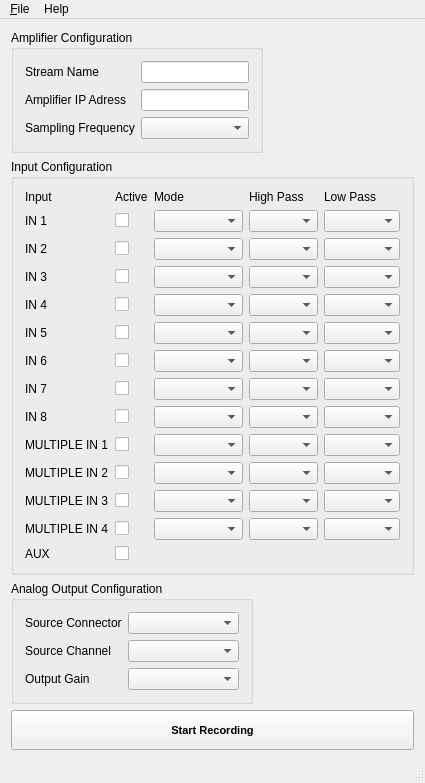
<?xml version="1.0" encoding="UTF-8"?>
<ui version="4.0">
 <class>MainWindow</class>
 <widget class="QMainWindow" name="MainWindow">
  <property name="geometry">
   <rect>
    <x>0</x>
    <y>0</y>
    <width>365</width>
    <height>704</height>
   </rect>
  </property>
  <property name="sizePolicy">
   <sizepolicy hsizetype="Preferred" vsizetype="Preferred">
    <horstretch>0</horstretch>
    <verstretch>0</verstretch>
   </sizepolicy>
  </property>
  <property name="minimumSize">
   <size>
    <width>0</width>
    <height>0</height>
   </size>
  </property>
  <property name="windowTitle">
   <string>LSL Streaming App</string>
  </property>
  <widget class="QWidget" name="centralWidget">
   <layout class="QFormLayout" name="formLayout_2">
    <item row="1" column="0" colspan="2">
     <widget class="QGroupBox" name="input_conf">
      <property name="sizePolicy">
       <sizepolicy hsizetype="Preferred" vsizetype="Preferred">
        <horstretch>0</horstretch>
        <verstretch>0</verstretch>
       </sizepolicy>
      </property>
      <property name="title">
       <string>Input Configuration</string>
      </property>
      <layout class="QGridLayout" name="gridLayout">
       <item row="2" column="2">
        <widget class="QComboBox" name="in1_mode">
         <property name="currentIndex">
          <number>-1</number>
         </property>
         <item>
          <property name="text">
           <string>Monopolar</string>
          </property>
         </item>
         <item>
          <property name="text">
           <string>Differential</string>
          </property>
         </item>
        </widget>
       </item>
       <item row="1" column="1">
        <widget class="QLabel" name="label_active">
         <property name="text">
          <string>Active</string>
         </property>
        </widget>
       </item>
       <item row="13" column="0">
        <widget class="QLabel" name="label_multin4">
         <property name="text">
          <string>MULTIPLE IN 4</string>
         </property>
        </widget>
       </item>
       <item row="12" column="1">
        <widget class="QCheckBox" name="multin3_active">
         <property name="text">
          <string/>
         </property>
         <property name="checkable">
          <bool>true</bool>
         </property>
        </widget>
       </item>
       <item row="7" column="4">
        <widget class="QComboBox" name="in6_lp">
         <property name="currentIndex">
          <number>-1</number>
         </property>
         <item>
          <property name="text">
           <string>130 Hz</string>
          </property>
         </item>
         <item>
          <property name="text">
           <string>500 Hz</string>
          </property>
         </item>
         <item>
          <property name="text">
           <string>900 Hz</string>
          </property>
         </item>
         <item>
          <property name="text">
           <string>4400 Hz</string>
          </property>
         </item>
        </widget>
       </item>
       <item row="2" column="3">
        <widget class="QComboBox" name="in1_hp">
         <property name="currentIndex">
          <number>-1</number>
         </property>
         <item>
          <property name="text">
           <string>0.7 Hz</string>
          </property>
         </item>
         <item>
          <property name="text">
           <string>10 Hz</string>
          </property>
         </item>
         <item>
          <property name="text">
           <string>100 Hz</string>
          </property>
         </item>
         <item>
          <property name="text">
           <string>200 Hz</string>
          </property>
         </item>
        </widget>
       </item>
       <item row="6" column="1">
        <widget class="QCheckBox" name="in5_active">
         <property name="text">
          <string/>
         </property>
         <property name="checkable">
          <bool>true</bool>
         </property>
        </widget>
       </item>
       <item row="12" column="2">
        <widget class="QComboBox" name="multin3_mode">
         <property name="currentIndex">
          <number>-1</number>
         </property>
         <item>
          <property name="text">
           <string>Monopolar</string>
          </property>
         </item>
         <item>
          <property name="text">
           <string>Differential</string>
          </property>
         </item>
        </widget>
       </item>
       <item row="2" column="4">
        <widget class="QComboBox" name="in1_lp">
         <property name="currentIndex">
          <number>-1</number>
         </property>
         <item>
          <property name="text">
           <string>130 Hz</string>
          </property>
         </item>
         <item>
          <property name="text">
           <string>500 Hz</string>
          </property>
         </item>
         <item>
          <property name="text">
           <string>900 Hz</string>
          </property>
         </item>
         <item>
          <property name="text">
           <string>4400 Hz</string>
          </property>
         </item>
        </widget>
       </item>
       <item row="10" column="4">
        <widget class="QComboBox" name="multin1_lp">
         <property name="currentIndex">
          <number>-1</number>
         </property>
         <item>
          <property name="text">
           <string>130 Hz</string>
          </property>
         </item>
         <item>
          <property name="text">
           <string>500 Hz</string>
          </property>
         </item>
         <item>
          <property name="text">
           <string>900 Hz</string>
          </property>
         </item>
         <item>
          <property name="text">
           <string>4400 Hz</string>
          </property>
         </item>
        </widget>
       </item>
       <item row="5" column="4">
        <widget class="QComboBox" name="in4_lp">
         <property name="currentIndex">
          <number>-1</number>
         </property>
         <item>
          <property name="text">
           <string>130 Hz</string>
          </property>
         </item>
         <item>
          <property name="text">
           <string>500 Hz</string>
          </property>
         </item>
         <item>
          <property name="text">
           <string>900 Hz</string>
          </property>
         </item>
         <item>
          <property name="text">
           <string>4400 Hz</string>
          </property>
         </item>
        </widget>
       </item>
       <item row="12" column="3">
        <widget class="QComboBox" name="multin3_hp">
         <property name="currentIndex">
          <number>-1</number>
         </property>
         <item>
          <property name="text">
           <string>0.7 Hz</string>
          </property>
         </item>
         <item>
          <property name="text">
           <string>10 Hz</string>
          </property>
         </item>
         <item>
          <property name="text">
           <string>100 Hz</string>
          </property>
         </item>
         <item>
          <property name="text">
           <string>200 Hz</string>
          </property>
         </item>
        </widget>
       </item>
       <item row="7" column="1">
        <widget class="QCheckBox" name="in6_active">
         <property name="text">
          <string/>
         </property>
         <property name="checkable">
          <bool>true</bool>
         </property>
        </widget>
       </item>
       <item row="1" column="4">
        <widget class="QLabel" name="label_lp">
         <property name="text">
          <string>Low Pass</string>
         </property>
        </widget>
       </item>
       <item row="13" column="3">
        <widget class="QComboBox" name="multin4_hp">
         <property name="currentIndex">
          <number>-1</number>
         </property>
         <item>
          <property name="text">
           <string>0.7 Hz</string>
          </property>
         </item>
         <item>
          <property name="text">
           <string>10 Hz</string>
          </property>
         </item>
         <item>
          <property name="text">
           <string>100 Hz</string>
          </property>
         </item>
         <item>
          <property name="text">
           <string>200 Hz</string>
          </property>
         </item>
        </widget>
       </item>
       <item row="13" column="1">
        <widget class="QCheckBox" name="multin4_active">
         <property name="text">
          <string/>
         </property>
         <property name="checkable">
          <bool>true</bool>
         </property>
        </widget>
       </item>
       <item row="12" column="0">
        <widget class="QLabel" name="label_multin3">
         <property name="text">
          <string>MULTIPLE IN 3</string>
         </property>
        </widget>
       </item>
       <item row="7" column="3">
        <widget class="QComboBox" name="in6_hp">
         <property name="currentIndex">
          <number>-1</number>
         </property>
         <item>
          <property name="text">
           <string>0.7 Hz</string>
          </property>
         </item>
         <item>
          <property name="text">
           <string>10 Hz</string>
          </property>
         </item>
         <item>
          <property name="text">
           <string>100 Hz</string>
          </property>
         </item>
         <item>
          <property name="text">
           <string>200 Hz</string>
          </property>
         </item>
        </widget>
       </item>
       <item row="9" column="0">
        <widget class="QLabel" name="label_in8">
         <property name="text">
          <string>IN 8</string>
         </property>
        </widget>
       </item>
       <item row="5" column="3">
        <widget class="QComboBox" name="in4_hp">
         <property name="currentIndex">
          <number>-1</number>
         </property>
         <item>
          <property name="text">
           <string>0.7 Hz</string>
          </property>
         </item>
         <item>
          <property name="text">
           <string>10 Hz</string>
          </property>
         </item>
         <item>
          <property name="text">
           <string>100 Hz</string>
          </property>
         </item>
         <item>
          <property name="text">
           <string>200 Hz</string>
          </property>
         </item>
        </widget>
       </item>
       <item row="2" column="1">
        <widget class="QCheckBox" name="in1_active">
         <property name="text">
          <string/>
         </property>
         <property name="checkable">
          <bool>true</bool>
         </property>
        </widget>
       </item>
       <item row="8" column="4">
        <widget class="QComboBox" name="in7_lp">
         <property name="currentIndex">
          <number>-1</number>
         </property>
         <item>
          <property name="text">
           <string>130 Hz</string>
          </property>
         </item>
         <item>
          <property name="text">
           <string>500 Hz</string>
          </property>
         </item>
         <item>
          <property name="text">
           <string>900 Hz</string>
          </property>
         </item>
         <item>
          <property name="text">
           <string>4400 Hz</string>
          </property>
         </item>
        </widget>
       </item>
       <item row="7" column="2">
        <widget class="QComboBox" name="in6_mode">
         <property name="currentIndex">
          <number>-1</number>
         </property>
         <item>
          <property name="text">
           <string>Monopolar</string>
          </property>
         </item>
         <item>
          <property name="text">
           <string>Differential</string>
          </property>
         </item>
        </widget>
       </item>
       <item row="12" column="4">
        <widget class="QComboBox" name="multin3_lp">
         <property name="currentIndex">
          <number>-1</number>
         </property>
         <item>
          <property name="text">
           <string>130 Hz</string>
          </property>
         </item>
         <item>
          <property name="text">
           <string>500 Hz</string>
          </property>
         </item>
         <item>
          <property name="text">
           <string>900 Hz</string>
          </property>
         </item>
         <item>
          <property name="text">
           <string>4400 Hz</string>
          </property>
         </item>
        </widget>
       </item>
       <item row="8" column="0">
        <widget class="QLabel" name="label_in7">
         <property name="text">
          <string>IN 7</string>
         </property>
        </widget>
       </item>
       <item row="3" column="0">
        <widget class="QLabel" name="label_in2">
         <property name="text">
          <string>IN 2</string>
         </property>
        </widget>
       </item>
       <item row="11" column="0">
        <widget class="QLabel" name="label_multin2">
         <property name="text">
          <string>MULTIPLE IN 2</string>
         </property>
        </widget>
       </item>
       <item row="10" column="1">
        <widget class="QCheckBox" name="multin1_active">
         <property name="text">
          <string/>
         </property>
         <property name="checkable">
          <bool>true</bool>
         </property>
        </widget>
       </item>
       <item row="4" column="2">
        <widget class="QComboBox" name="in3_mode">
         <property name="currentIndex">
          <number>-1</number>
         </property>
         <item>
          <property name="text">
           <string>Monopolar</string>
          </property>
         </item>
         <item>
          <property name="text">
           <string>Differential</string>
          </property>
         </item>
        </widget>
       </item>
       <item row="6" column="0">
        <widget class="QLabel" name="label_in5">
         <property name="text">
          <string>IN 5</string>
         </property>
        </widget>
       </item>
       <item row="6" column="4">
        <widget class="QComboBox" name="in5_lp">
         <property name="currentIndex">
          <number>-1</number>
         </property>
         <item>
          <property name="text">
           <string>130 Hz</string>
          </property>
         </item>
         <item>
          <property name="text">
           <string>500 Hz</string>
          </property>
         </item>
         <item>
          <property name="text">
           <string>900 Hz</string>
          </property>
         </item>
         <item>
          <property name="text">
           <string>4400 Hz</string>
          </property>
         </item>
        </widget>
       </item>
       <item row="5" column="0">
        <widget class="QLabel" name="label_in4">
         <property name="text">
          <string>IN 4</string>
         </property>
        </widget>
       </item>
       <item row="11" column="1">
        <widget class="QCheckBox" name="multin2_active">
         <property name="text">
          <string/>
         </property>
         <property name="checkable">
          <bool>true</bool>
         </property>
        </widget>
       </item>
       <item row="2" column="0">
        <widget class="QLabel" name="label_in1">
         <property name="text">
          <string>IN 1</string>
         </property>
        </widget>
       </item>
       <item row="9" column="3">
        <widget class="QComboBox" name="in8_hp">
         <property name="currentIndex">
          <number>-1</number>
         </property>
         <item>
          <property name="text">
           <string>0.7 Hz</string>
          </property>
         </item>
         <item>
          <property name="text">
           <string>10 Hz</string>
          </property>
         </item>
         <item>
          <property name="text">
           <string>100 Hz</string>
          </property>
         </item>
         <item>
          <property name="text">
           <string>200 Hz</string>
          </property>
         </item>
        </widget>
       </item>
       <item row="3" column="1">
        <widget class="QCheckBox" name="in2_active">
         <property name="text">
          <string/>
         </property>
         <property name="checkable">
          <bool>true</bool>
         </property>
        </widget>
       </item>
       <item row="4" column="0">
        <widget class="QLabel" name="label_in3">
         <property name="text">
          <string>IN 3</string>
         </property>
        </widget>
       </item>
       <item row="4" column="1">
        <widget class="QCheckBox" name="in3_active">
         <property name="text">
          <string/>
         </property>
         <property name="checkable">
          <bool>true</bool>
         </property>
        </widget>
       </item>
       <item row="13" column="2">
        <widget class="QComboBox" name="multin4_mode">
         <property name="currentIndex">
          <number>-1</number>
         </property>
         <item>
          <property name="text">
           <string>Monopolar</string>
          </property>
         </item>
         <item>
          <property name="text">
           <string>Differential</string>
          </property>
         </item>
        </widget>
       </item>
       <item row="13" column="4">
        <widget class="QComboBox" name="multin4_lp">
         <property name="currentIndex">
          <number>-1</number>
         </property>
         <item>
          <property name="text">
           <string>130 Hz</string>
          </property>
         </item>
         <item>
          <property name="text">
           <string>500 Hz</string>
          </property>
         </item>
         <item>
          <property name="text">
           <string>900 Hz</string>
          </property>
         </item>
         <item>
          <property name="text">
           <string>4400 Hz</string>
          </property>
         </item>
        </widget>
       </item>
       <item row="1" column="2">
        <widget class="QLabel" name="label_mode">
         <property name="text">
          <string>Mode</string>
         </property>
        </widget>
       </item>
       <item row="10" column="0">
        <widget class="QLabel" name="label_multin1">
         <property name="text">
          <string>MULTIPLE IN 1</string>
         </property>
        </widget>
       </item>
       <item row="4" column="3">
        <widget class="QComboBox" name="in3_hp">
         <property name="currentIndex">
          <number>-1</number>
         </property>
         <item>
          <property name="text">
           <string>0.7 Hz</string>
          </property>
         </item>
         <item>
          <property name="text">
           <string>10 Hz</string>
          </property>
         </item>
         <item>
          <property name="text">
           <string>100 Hz</string>
          </property>
         </item>
         <item>
          <property name="text">
           <string>200 Hz</string>
          </property>
         </item>
        </widget>
       </item>
       <item row="11" column="2">
        <widget class="QComboBox" name="multin2_mode">
         <property name="currentIndex">
          <number>-1</number>
         </property>
         <item>
          <property name="text">
           <string>Monopolar</string>
          </property>
         </item>
         <item>
          <property name="text">
           <string>Differential</string>
          </property>
         </item>
        </widget>
       </item>
       <item row="4" column="4">
        <widget class="QComboBox" name="in3_lp">
         <property name="currentIndex">
          <number>-1</number>
         </property>
         <item>
          <property name="text">
           <string>130 Hz</string>
          </property>
         </item>
         <item>
          <property name="text">
           <string>500 Hz</string>
          </property>
         </item>
         <item>
          <property name="text">
           <string>900 Hz</string>
          </property>
         </item>
         <item>
          <property name="text">
           <string>4400 Hz</string>
          </property>
         </item>
        </widget>
       </item>
       <item row="3" column="2">
        <widget class="QComboBox" name="in2_mode">
         <property name="currentIndex">
          <number>-1</number>
         </property>
         <item>
          <property name="text">
           <string>Monopolar</string>
          </property>
         </item>
         <item>
          <property name="text">
           <string>Differential</string>
          </property>
         </item>
        </widget>
       </item>
       <item row="5" column="1">
        <widget class="QCheckBox" name="in4_active">
         <property name="text">
          <string/>
         </property>
         <property name="checkable">
          <bool>true</bool>
         </property>
        </widget>
       </item>
       <item row="9" column="4">
        <widget class="QComboBox" name="in8_lp">
         <property name="currentIndex">
          <number>-1</number>
         </property>
         <item>
          <property name="text">
           <string>130 Hz</string>
          </property>
         </item>
         <item>
          <property name="text">
           <string>500 Hz</string>
          </property>
         </item>
         <item>
          <property name="text">
           <string>900 Hz</string>
          </property>
         </item>
         <item>
          <property name="text">
           <string>4400 Hz</string>
          </property>
         </item>
        </widget>
       </item>
       <item row="9" column="1">
        <widget class="QCheckBox" name="in8_active">
         <property name="text">
          <string/>
         </property>
         <property name="checkable">
          <bool>true</bool>
         </property>
        </widget>
       </item>
       <item row="1" column="3">
        <widget class="QLabel" name="label_hp">
         <property name="text">
          <string>High Pass</string>
         </property>
        </widget>
       </item>
       <item row="11" column="3">
        <widget class="QComboBox" name="multin2_hp">
         <property name="currentIndex">
          <number>-1</number>
         </property>
         <item>
          <property name="text">
           <string>0.7 Hz</string>
          </property>
         </item>
         <item>
          <property name="text">
           <string>10 Hz</string>
          </property>
         </item>
         <item>
          <property name="text">
           <string>100 Hz</string>
          </property>
         </item>
         <item>
          <property name="text">
           <string>200 Hz</string>
          </property>
         </item>
        </widget>
       </item>
       <item row="8" column="1">
        <widget class="QCheckBox" name="in7_active">
         <property name="text">
          <string/>
         </property>
         <property name="checkable">
          <bool>true</bool>
         </property>
        </widget>
       </item>
       <item row="11" column="4">
        <widget class="QComboBox" name="multin2_lp">
         <property name="currentIndex">
          <number>-1</number>
         </property>
         <item>
          <property name="text">
           <string>130 Hz</string>
          </property>
         </item>
         <item>
          <property name="text">
           <string>500 Hz</string>
          </property>
         </item>
         <item>
          <property name="text">
           <string>900 Hz</string>
          </property>
         </item>
         <item>
          <property name="text">
           <string>4400 Hz</string>
          </property>
         </item>
        </widget>
       </item>
       <item row="5" column="2">
        <widget class="QComboBox" name="in4_mode">
         <property name="currentIndex">
          <number>-1</number>
         </property>
         <item>
          <property name="text">
           <string>Monopolar</string>
          </property>
         </item>
         <item>
          <property name="text">
           <string>Differential</string>
          </property>
         </item>
        </widget>
       </item>
       <item row="8" column="3">
        <widget class="QComboBox" name="in7_hp">
         <property name="currentIndex">
          <number>-1</number>
         </property>
         <item>
          <property name="text">
           <string>0.7 Hz</string>
          </property>
         </item>
         <item>
          <property name="text">
           <string>10 Hz</string>
          </property>
         </item>
         <item>
          <property name="text">
           <string>100 Hz</string>
          </property>
         </item>
         <item>
          <property name="text">
           <string>200 Hz</string>
          </property>
         </item>
        </widget>
       </item>
       <item row="3" column="3">
        <widget class="QComboBox" name="in2_hp">
         <property name="currentIndex">
          <number>-1</number>
         </property>
         <item>
          <property name="text">
           <string>0.7 Hz</string>
          </property>
         </item>
         <item>
          <property name="text">
           <string>10 Hz</string>
          </property>
         </item>
         <item>
          <property name="text">
           <string>100 Hz</string>
          </property>
         </item>
         <item>
          <property name="text">
           <string>200 Hz</string>
          </property>
         </item>
        </widget>
       </item>
       <item row="9" column="2">
        <widget class="QComboBox" name="in8_mode">
         <property name="currentIndex">
          <number>-1</number>
         </property>
         <item>
          <property name="text">
           <string>Monopolar</string>
          </property>
         </item>
         <item>
          <property name="text">
           <string>Differential</string>
          </property>
         </item>
        </widget>
       </item>
       <item row="6" column="2">
        <widget class="QComboBox" name="in5_mode">
         <property name="currentIndex">
          <number>-1</number>
         </property>
         <item>
          <property name="text">
           <string>Monopolar</string>
          </property>
         </item>
         <item>
          <property name="text">
           <string>Differential</string>
          </property>
         </item>
        </widget>
       </item>
       <item row="6" column="3">
        <widget class="QComboBox" name="in5_hp">
         <property name="currentIndex">
          <number>-1</number>
         </property>
         <item>
          <property name="text">
           <string>0.7 Hz</string>
          </property>
         </item>
         <item>
          <property name="text">
           <string>10 Hz</string>
          </property>
         </item>
         <item>
          <property name="text">
           <string>100 Hz</string>
          </property>
         </item>
         <item>
          <property name="text">
           <string>200 Hz</string>
          </property>
         </item>
        </widget>
       </item>
       <item row="1" column="0">
        <widget class="QLabel" name="label_input">
         <property name="text">
          <string>Input</string>
         </property>
        </widget>
       </item>
       <item row="10" column="2">
        <widget class="QComboBox" name="multin1_mode">
         <property name="currentIndex">
          <number>-1</number>
         </property>
         <item>
          <property name="text">
           <string>Monopolar</string>
          </property>
         </item>
         <item>
          <property name="text">
           <string>Differential</string>
          </property>
         </item>
        </widget>
       </item>
       <item row="10" column="3">
        <widget class="QComboBox" name="multin1_hp">
         <property name="currentIndex">
          <number>-1</number>
         </property>
         <item>
          <property name="text">
           <string>0.7 Hz</string>
          </property>
         </item>
         <item>
          <property name="text">
           <string>10 Hz</string>
          </property>
         </item>
         <item>
          <property name="text">
           <string>100 Hz</string>
          </property>
         </item>
         <item>
          <property name="text">
           <string>200 Hz</string>
          </property>
         </item>
        </widget>
       </item>
       <item row="8" column="2">
        <widget class="QComboBox" name="in7_mode">
         <property name="currentIndex">
          <number>-1</number>
         </property>
         <item>
          <property name="text">
           <string>Monopolar</string>
          </property>
         </item>
         <item>
          <property name="text">
           <string>Differential</string>
          </property>
         </item>
        </widget>
       </item>
       <item row="3" column="4">
        <widget class="QComboBox" name="in2_lp">
         <property name="currentIndex">
          <number>-1</number>
         </property>
         <item>
          <property name="text">
           <string>130 Hz</string>
          </property>
         </item>
         <item>
          <property name="text">
           <string>500 Hz</string>
          </property>
         </item>
         <item>
          <property name="text">
           <string>900 Hz</string>
          </property>
         </item>
         <item>
          <property name="text">
           <string>4400 Hz</string>
          </property>
         </item>
        </widget>
       </item>
       <item row="7" column="0">
        <widget class="QLabel" name="label_in6">
         <property name="text">
          <string>IN 6</string>
         </property>
        </widget>
       </item>
       <item row="14" column="0">
        <widget class="QLabel" name="label_aux">
         <property name="text">
          <string>AUX</string>
         </property>
        </widget>
       </item>
       <item row="14" column="1">
        <widget class="QCheckBox" name="aux_active">
         <property name="text">
          <string/>
         </property>
         <property name="checkable">
          <bool>true</bool>
         </property>
        </widget>
       </item>
      </layout>
     </widget>
    </item>
    <item row="0" column="0">
     <widget class="QGroupBox" name="amp_conf">
      <property name="sizePolicy">
       <sizepolicy hsizetype="Preferred" vsizetype="Preferred">
        <horstretch>0</horstretch>
        <verstretch>0</verstretch>
       </sizepolicy>
      </property>
      <property name="title">
       <string>Amplifier Configuration</string>
      </property>
      <layout class="QFormLayout" name="formLayout_3">
       <item row="0" column="0">
        <widget class="QLabel" name="label_stream_name">
         <property name="text">
          <string>Stream Name</string>
         </property>
        </widget>
       </item>
       <item row="0" column="1">
        <widget class="QLineEdit" name="stream_name">
         <property name="sizePolicy">
          <sizepolicy hsizetype="Expanding" vsizetype="Fixed">
           <horstretch>0</horstretch>
           <verstretch>0</verstretch>
          </sizepolicy>
         </property>
         <property name="maxLength">
          <number>20</number>
         </property>
        </widget>
       </item>
       <item row="1" column="0">
        <widget class="QLabel" name="label_ip">
         <property name="text">
          <string>Amplifier IP Adress</string>
         </property>
        </widget>
       </item>
       <item row="1" column="1">
        <widget class="QLineEdit" name="ip">
         <property name="inputMask">
          <string/>
         </property>
         <property name="maxLength">
          <number>100</number>
         </property>
        </widget>
       </item>
       <item row="2" column="0">
        <widget class="QLabel" name="label_sampling_frequency">
         <property name="text">
          <string>Sampling Frequency</string>
         </property>
        </widget>
       </item>
       <item row="2" column="1">
        <widget class="QComboBox" name="sampling_frequency">
         <property name="currentIndex">
          <number>-1</number>
         </property>
         <item>
          <property name="text">
           <string>512 Hz</string>
          </property>
         </item>
         <item>
          <property name="text">
           <string>2048 Hz</string>
          </property>
         </item>
         <item>
          <property name="text">
           <string>5120 Hz</string>
          </property>
         </item>
         <item>
          <property name="text">
           <string>10240 Hz</string>
          </property>
         </item>
        </widget>
       </item>
      </layout>
     </widget>
    </item>
    <item row="2" column="0">
     <widget class="QGroupBox" name="output_conf">
      <property name="sizePolicy">
       <sizepolicy hsizetype="Preferred" vsizetype="Preferred">
        <horstretch>0</horstretch>
        <verstretch>0</verstretch>
       </sizepolicy>
      </property>
      <property name="title">
       <string>Analog Output Configuration</string>
      </property>
      <layout class="QFormLayout" name="formLayout">
       <item row="0" column="0">
        <widget class="QLabel" name="label_source_connector">
         <property name="text">
          <string>Source Connector</string>
         </property>
        </widget>
       </item>
       <item row="0" column="1">
        <widget class="QComboBox" name="source_connector">
         <property name="currentIndex">
          <number>-1</number>
         </property>
         <item>
          <property name="text">
           <string>IN1</string>
          </property>
         </item>
         <item>
          <property name="text">
           <string>IN2</string>
          </property>
         </item>
         <item>
          <property name="text">
           <string>IN3</string>
          </property>
         </item>
         <item>
          <property name="text">
           <string>IN4</string>
          </property>
         </item>
         <item>
          <property name="text">
           <string>IN5</string>
          </property>
         </item>
         <item>
          <property name="text">
           <string>IN6</string>
          </property>
         </item>
         <item>
          <property name="text">
           <string>IN7</string>
          </property>
         </item>
         <item>
          <property name="text">
           <string>IN8</string>
          </property>
         </item>
         <item>
          <property name="text">
           <string>MULTIPLE IN1</string>
          </property>
         </item>
         <item>
          <property name="text">
           <string>MULTIPLE IN2</string>
          </property>
         </item>
         <item>
          <property name="text">
           <string>MULTIPLE IN3</string>
          </property>
         </item>
         <item>
          <property name="text">
           <string>MULTIPLE IN4</string>
          </property>
         </item>
         <item>
          <property name="text">
           <string>AUX IN</string>
          </property>
         </item>
        </widget>
       </item>
       <item row="1" column="0">
        <widget class="QLabel" name="label_source_channel">
         <property name="text">
          <string>Source Channel</string>
         </property>
        </widget>
       </item>
       <item row="1" column="1">
        <widget class="QComboBox" name="source_channel"/>
       </item>
       <item row="2" column="0">
        <widget class="QLabel" name="label_output_gain">
         <property name="text">
          <string>Output Gain</string>
         </property>
        </widget>
       </item>
       <item row="2" column="1">
        <widget class="QComboBox" name="output_gain">
         <property name="currentText">
          <string/>
         </property>
         <property name="currentIndex">
          <number>-1</number>
         </property>
         <item>
          <property name="text">
           <string>1</string>
          </property>
         </item>
         <item>
          <property name="text">
           <string>2</string>
          </property>
         </item>
         <item>
          <property name="text">
           <string>4</string>
          </property>
         </item>
         <item>
          <property name="text">
           <string>16</string>
          </property>
         </item>
        </widget>
       </item>
      </layout>
     </widget>
    </item>
    <item row="3" column="0" colspan="2">
     <widget class="QPushButton" name="linkButton">
      <property name="sizePolicy">
       <sizepolicy hsizetype="Preferred" vsizetype="Preferred">
        <horstretch>0</horstretch>
        <verstretch>0</verstretch>
       </sizepolicy>
      </property>
      <property name="minimumSize">
       <size>
        <width>0</width>
        <height>40</height>
       </size>
      </property>
      <property name="maximumSize">
       <size>
        <width>16777215</width>
        <height>23</height>
       </size>
      </property>
      <property name="baseSize">
       <size>
        <width>0</width>
        <height>0</height>
       </size>
      </property>
      <property name="font">
       <font>
        <pointsize>8</pointsize>
        <weight>75</weight>
        <bold>true</bold>
       </font>
      </property>
      <property name="text">
       <string>Start Recording</string>
      </property>
      <property name="checkable">
       <bool>true</bool>
      </property>
      <property name="checked">
       <bool>false</bool>
      </property>
      <property name="autoDefault">
       <bool>false</bool>
      </property>
      <property name="default">
       <bool>false</bool>
      </property>
      <property name="flat">
       <bool>false</bool>
      </property>
     </widget>
    </item>
   </layout>
  </widget>
  <widget class="QMenuBar" name="menuBar">
   <property name="geometry">
    <rect>
     <x>0</x>
     <y>0</y>
     <width>365</width>
     <height>21</height>
    </rect>
   </property>
   <widget class="QMenu" name="menuFile">
    <property name="title">
     <string>&amp;File</string>
    </property>
    <addaction name="actionLoad_Configuration"/>
    <addaction name="actionSave_Configuration"/>
    <addaction name="separator"/>
    <addaction name="actionQuit"/>
   </widget>
   <widget class="QMenu" name="menuAbout">
    <property name="title">
     <string>Help</string>
    </property>
    <addaction name="actionAbout"/>
   </widget>
   <addaction name="menuFile"/>
   <addaction name="menuAbout"/>
  </widget>
  <widget class="QStatusBar" name="statusBar"/>
  <action name="actionLoad_Configuration">
   <property name="text">
    <string>&amp;Load Configuration</string>
   </property>
   <property name="shortcut">
    <string>Ctrl+L</string>
   </property>
  </action>
  <action name="actionSave_Configuration">
   <property name="text">
    <string>&amp;Save Configuration</string>
   </property>
   <property name="shortcut">
    <string>Ctrl+S</string>
   </property>
  </action>
  <action name="actionQuit">
   <property name="text">
    <string>&amp;Quit</string>
   </property>
   <property name="shortcut">
    <string>Ctrl+Q</string>
   </property>
  </action>
  <action name="actionAbout">
   <property name="text">
    <string>&amp;About</string>
   </property>
  </action>
 </widget>
 <layoutdefault spacing="6" margin="11"/>
 <tabstops>
  <tabstop>stream_name</tabstop>
  <tabstop>ip</tabstop>
  <tabstop>sampling_frequency</tabstop>
  <tabstop>in1_active</tabstop>
  <tabstop>in1_mode</tabstop>
  <tabstop>in1_hp</tabstop>
  <tabstop>in1_lp</tabstop>
  <tabstop>in2_active</tabstop>
  <tabstop>in2_mode</tabstop>
  <tabstop>in2_hp</tabstop>
  <tabstop>in2_lp</tabstop>
  <tabstop>in3_active</tabstop>
  <tabstop>in3_mode</tabstop>
  <tabstop>in3_hp</tabstop>
  <tabstop>in3_lp</tabstop>
  <tabstop>in4_active</tabstop>
  <tabstop>in4_mode</tabstop>
  <tabstop>in4_hp</tabstop>
  <tabstop>in4_lp</tabstop>
  <tabstop>in5_active</tabstop>
  <tabstop>in5_mode</tabstop>
  <tabstop>in5_hp</tabstop>
  <tabstop>in5_lp</tabstop>
  <tabstop>in6_active</tabstop>
  <tabstop>in6_mode</tabstop>
  <tabstop>in6_hp</tabstop>
  <tabstop>in6_lp</tabstop>
  <tabstop>in7_active</tabstop>
  <tabstop>in7_mode</tabstop>
  <tabstop>in7_hp</tabstop>
  <tabstop>in7_lp</tabstop>
  <tabstop>in8_active</tabstop>
  <tabstop>in8_mode</tabstop>
  <tabstop>in8_hp</tabstop>
  <tabstop>in8_lp</tabstop>
  <tabstop>multin1_active</tabstop>
  <tabstop>multin1_mode</tabstop>
  <tabstop>multin1_hp</tabstop>
  <tabstop>multin1_lp</tabstop>
  <tabstop>multin2_active</tabstop>
  <tabstop>multin2_mode</tabstop>
  <tabstop>multin2_hp</tabstop>
  <tabstop>multin2_lp</tabstop>
  <tabstop>multin3_active</tabstop>
  <tabstop>multin3_mode</tabstop>
  <tabstop>multin3_hp</tabstop>
  <tabstop>multin3_lp</tabstop>
  <tabstop>multin4_active</tabstop>
  <tabstop>multin4_mode</tabstop>
  <tabstop>multin4_hp</tabstop>
  <tabstop>multin4_lp</tabstop>
  <tabstop>aux_active</tabstop>
  <tabstop>source_connector</tabstop>
  <tabstop>source_channel</tabstop>
  <tabstop>output_gain</tabstop>
  <tabstop>linkButton</tabstop>
 </tabstops>
 <resources/>
 <connections/>
</ui>
